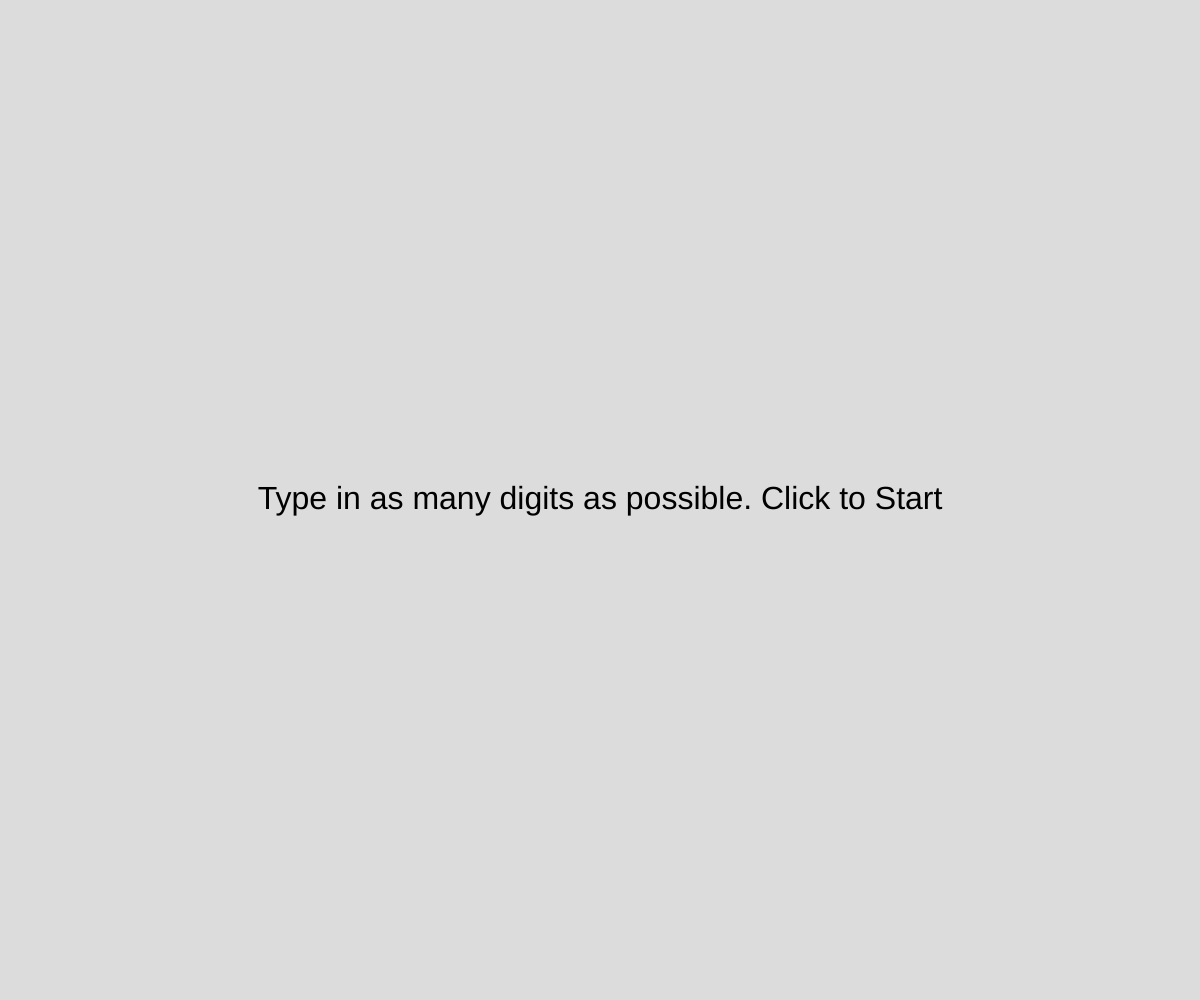
Frame 1 (no input)
Frame 60 (no input): identical to frame 1, image omitted
Frame 120 (the mouse pressed at the canvas centre since frame 60): identical to frame 1, image omitted

The p5.js sketch that drew this single still picture (run headless with seeded random() and noise() and a simulated clock; from frame 60 on, the mouse is pressed at the canvas centre):

// p5.js sketch
// ── sketch.js
let initialTime = 15;
let timeRemaining = initialTime;
let gameStatus = "start";
let targetNumber;
let keypadSize = 60; // Größe der einzelnen Tasten im Numpad
let keypadMargin = 20; // Abstand zwischen den Tasten im Numpad
let correctCount = 0; // Anzahl der richtig getippten Ziffern

function setup() {
  createCanvas(windowWidth, windowHeight);
  targetNumber = floor(random(10)); // Zufällige Zahl zwischen 0 und 9
}

function draw() {
  background(220);
  
  if (gameStatus === "start") {
    // Zeige den Startbildschirm an
    fill(0); // Schwarze Farbe für den Text
    textSize(32);
    textAlign(CENTER, CENTER);
    text("Type in as many digits as possible. Click to Start", width / 2, height / 2);
  } else if (gameStatus === "running") {
    // Zeichne den Fortschrittsbalken
    let progressBarWidth = map(timeRemaining, 0, initialTime, 0, width);
    fill(255, 0, 0); // Rote Farbe
    rect(0, 0, progressBarWidth, 20);
    
    // Zeichne das Numpad
    let startX = width / 2 - (1.5 * keypadSize + keypadMargin); // X-Startposition des Numpad
    let startY = height / 2 - (keypadSize + keypadMargin); // Y-Startposition des Numpad
    let rowCount = 4;
    let colCount = 3;
    for (let i = 1; i < 10; i++) {
      let row = floor((i - 1) / colCount);
      let col = (i - 1) % colCount;
      let xPos = startX + col * (keypadSize + keypadMargin);
      let yPos = startY + row * (keypadSize + keypadMargin);
      
      // Überprüfe, ob die aktuelle Zahl die Zielzahl ist
      if (i === targetNumber) {
        if (keyIsPressed && key === i.toString()) {
          // Richtige Zahl eingegeben
          targetNumber = floor(random(10)); // Neue Zufallszahl generieren
          fill(0, 255, 0); // Grüne Hintergrundfarbe für kurze Zeit
          correctCount++;
        } else {
          fill(255, 255, 0); // Gelbe Hintergrundfarbe für die Zielzahl
        }
      } else {
        fill(255); // Weiße Hintergrundfarbe für die anderen Zahlen
      }
      
      rect(xPos, yPos, keypadSize, keypadSize);
      
      // Zeichne die Zahlen
      fill(0); // Schwarze Farbe für die Zahlen
      textSize(24);
      textAlign(CENTER, CENTER);
      text(i, xPos + keypadSize / 2, yPos + keypadSize / 2);
    }
    
    // Zeichne die 0
    let zeroRow = floor(9 / colCount);
    let zeroCol = 1;
    let zeroXPos = startX + zeroCol * (keypadSize + keypadMargin);
    let zeroYPos = startY + zeroRow * (keypadSize + keypadMargin);

// Überprüfe, ob die 0 die Zielzahl ist
if (0 === targetNumber) {
  if (keyIsPressed && key === '0') {
    // Richtige Zahl eingegeben
    targetNumber = floor(random(10)); // Neue Zufallszahl generieren
    fill(0, 255, 0); // Grüne Hintergrundfarbe für kurze Zeit
    correctCount++;
  } else {
    fill(255, 255, 0); // Gelbe Hintergrundfarbe für die Zielzahl
  }
} else {
  fill(255); // Weiße Hintergrundfarbe für die anderen Zahlen
}

rect(zeroXPos, zeroYPos, keypadSize, keypadSize);

// Zeichne die 0
fill(0); // Schwarze Farbe für die Zahl
textSize(24);
textAlign(CENTER, CENTER);
text(0, zeroXPos + keypadSize / 2, zeroYPos + keypadSize / 2);
}

// Aktualisiere die verbleibende Zeit
if (gameStatus === "running" && timeRemaining > 0) {
  if (frameCount % 60 === 0) {
    timeRemaining--;
  }
} else if (gameStatus === "gameOver") {
  // Zeige Game Over Text und Ergebnis an
  fill(255, 0, 0); // Rote Farbe
  textSize(32);
  textAlign(CENTER, CENTER);
  text("Game Over", width / 2, height / 2 - 50);
  textSize(24);
  text(`Congratulations! You managed to type ${correctCount} digits. You almost defused the bomb!`, width / 2, height / 2 + 50);
}
}

function mouseClicked() {
  if (gameStatus === "start") {
    gameStatus = "running";
  }
}

function keyPressed() {
  if (gameStatus === "running") {
    let enteredNumber = parseInt(key);
    if (!isNaN(enteredNumber)) {
      if (enteredNumber === targetNumber) {
        // Richtige Zahl eingegeben
        targetNumber = floor(random(10)); // Neue Zufallszahl generieren
        fill(0, 255, 0); // Grüne Hintergrundfarbe für kurze Zeit
        correctCount++;
        
        // Timer um 0,2 Sekunden erhöhen
        timeRemaining += 0.2;
        // Begrenze den Timer auf den ursprünglichen Wert
        timeRemaining = min(timeRemaining, initialTime);
      } else {
        // Falsche Zahl eingegeben, eine Sekunde abziehen
        if (timeRemaining > 0) {
          timeRemaining--;
          fill(255, 0, 0); // Rote Hintergrundfarbe für kurze Zeit
        }
      }
    }
  }

  // Zurücksetzen der Hintergrundfarbe nach kurzer Zeit
  setTimeout(() => {
    fill(255);
  }, 500); // 500 Millisekunden (0,5 Sekunden)
}

function windowResized() {
  resizeCanvas(windowWidth, windowHeight);
}

// Funktion, um das Spiel zurückzusetzen
function resetGame() {
timeRemaining = initialTime;
gameStatus = "start";
targetNumber = floor(random(10));
correctCount = 0;
}


function keyPressed() {
if (gameStatus === "running") {
let enteredNumber = parseInt(key);
if (!isNaN(enteredNumber)) {
if (enteredNumber === targetNumber) {
// Richtige Zahl eingegeben
targetNumber = floor(random(10)); // Neue Zufallszahl generieren
fill(0, 255, 0); // Grüne Hintergrundfarbe für kurze Zeit
correctCount++;
      // Timer um 0,2 Sekunden erhöhen
    timeRemaining += 0.2;
    // Begrenze den Timer auf den ursprünglichen Wert
    timeRemaining = min(timeRemaining, initialTime);
  } else {
    // Falsche Zahl eingegeben, eine Sekunde abziehen
    if (timeRemaining > 0) {
      timeRemaining--;
      fill(255, 0, 0); // Rote Hintergrundfarbe für kurze Zeit
    } else {
      // Zeit abgelaufen, Spiel zurücksetzen
      gameStatus = "gameOver";
    }
  }
}
}

// Zurücksetzen der Hintergrundfarbe nach kurzer Zeit
setTimeout(() => {
fill(255);
}, 500); // 500 Millisekunden (0,5 Sekunden)
}


// Leertaste zum zurücksetzen
function resetGame() {
  timeRemaining = initialTime;
  gameStatus = "start";
  targetNumber = floor(random(10));
  correctCount = 0;
}

// Reset Game
function keyTyped() {
  if (key === ' ') {
    resetGame();
  }
}


function windowResized() {
resizeCanvas(windowWidth, windowHeight);
}

// ── style.css
html, body {
  height: 100%;
  width:100%;
}

body {
  margin: 0;
  display: flex;
  justify-content: center;
  align-items: center;
  overflow:hidden;
  
}
